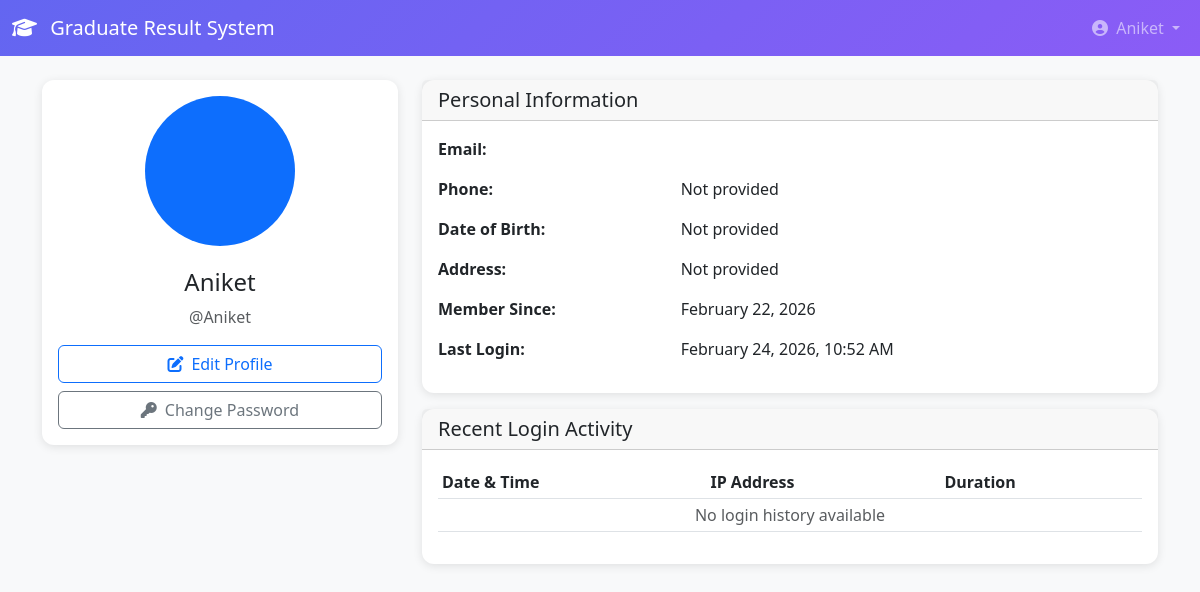
/profile/ (signed in), run on an earlier commit of the app's database.
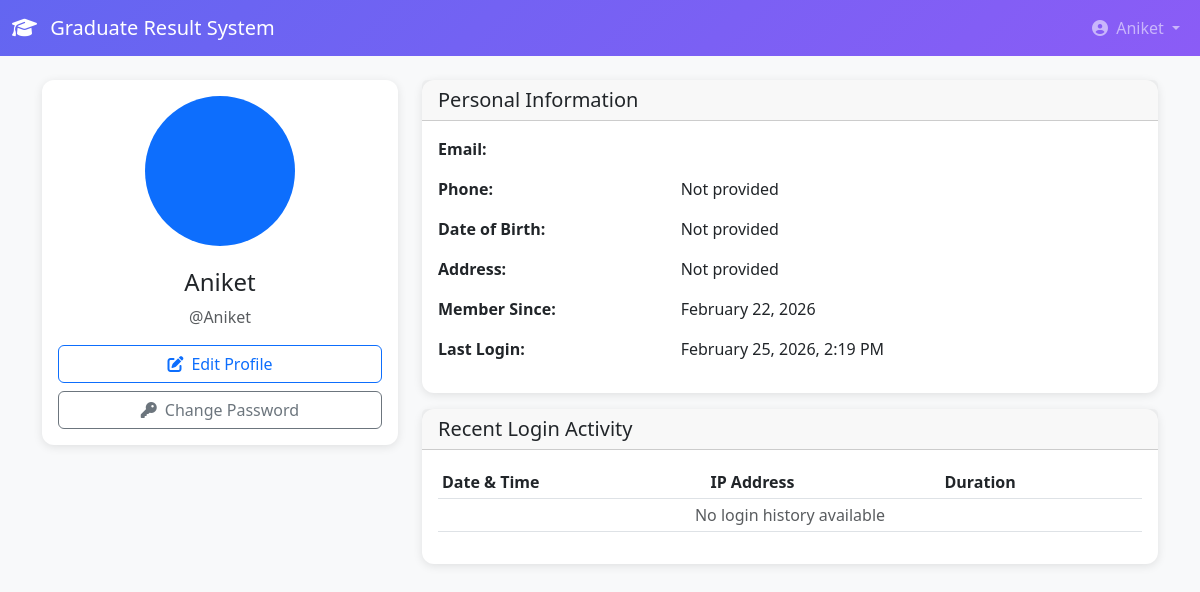
And on a later commit of the database.
### accounts/models.py (models this page shows, shortened)
class User(AbstractUser):
    ROLE_CHOICES = (
        ('admin', 'Admin'),
        ('teacher', 'Teacher'),
        ('student', 'Student'),
    )
    role = models.CharField(
        max_length=10,
        choices=ROLE_CHOICES,
        default='student'
    )
    phone_regex = RegexValidator(
        regex=r'^\+?1?\d{9,15}$',
        message="Phone number must be entered in the format: '+999999999'. Up to 15 digits allowed."
    )
    phone = models.CharField(
        validators=[phone_regex],
        max_length=17,
        blank=True,
        null=True
    )
    profile_picture = models.ImageField(
        upload_to='profiles/',
        blank=True,
        null=True,
        default='profiles/default.png'
    )
    address = models.TextField(blank=True, null=True)
    date_of_birth = models.DateField(blank=True, null=True)
    created_at = models.DateTimeField(auto_now_add=True)
    updated_at = models.DateTimeField(auto_now=True)
    is_verified = models.BooleanField(default=True)
    last_login_ip = models.GenericIPAddressField(blank=True, null=True)
    class Meta:
        db_table = 'users'
        ordering = ['-created_at']
    def get_full_name(self):
        full_name = f"{self.first_name} {self.last_name}"
        return full_name.strip() or self.username
    @property
    def is_admin(self):
        return self.role == 'admin'
    @property
    def is_teacher(self):
        return self.role == 'teacher'
    @property
    def is_student(self):
        return self.role == 'student'
    def get_profile(self):
        if self.is_student:
            return getattr(self, 'student_profile', None)
        elif self.is_teacher:
            return getattr(self, 'teacher_profile', None)
        return None

### accounts/views.py (the view)
# urls.py: path('profile/', views.profile_view, name='profile'),
@login_required
def profile_view(request):
    user = request.user
    profile = user.get_profile()
    recent_logins = LoginHistory.objects.filter(user=user).order_by('-login_time')[:10]
    context = {
        'user': user,
        'profile': profile,
        'recent_logins': recent_logins,
    }
    return render(request, 'accounts/profile.html', context)

### accounts/templates/accounts/profile.html (shortened to what the changed rows need)
{% extends 'base.html' %}
{% load static %}
{% block content %}
<div class="container py-4">
    <div class="row">
        <div class="col-md-4">
            <div class="card">
                <div class="card-body text-center">
                    {% if user.profile_picture %}
                        <img src="{{ user.profile_picture.url }}" alt="Profile" class="rounded-circle mb-3" width="150" height="150" style="object-fit: cover;">
                    {% else %}
                        <div class="rounded-circle bg-primary text-white d-inline-flex align-items-center justify-content-center mb-3" style="width: 150px; height: 150px; font-size: 48px;">
                        </div>
                    {% endif %}
                    <h4>{{ user.get_full_name }}</h4>
                    <p class="text-muted">@{{ user.username }}</p>
                    <div class="d-grid gap-2">
                        <a href="{% url 'profile_edit' %}" class="btn btn-outline-primary">
                        </a>
                        <a href="{% url 'change_password' %}" class="btn btn-outline-secondary">
                        </a>
                    </div>
                </div>
            </div>
        </div>
        <div class="col-md-8">
            <div class="card">
                <div class="card-body">
                    <div class="row mb-3">
                        <div class="col-sm-4"><strong>Phone:</strong></div>
                        <div class="col-sm-8">{{ user.phone|default:"Not provided" }}</div>
                    </div>
                    <div class="row mb-3">
                        <div class="col-sm-4"><strong>Date of Birth:</strong></div>
                        <div class="col-sm-8">{{ user.date_of_birth|default:"Not provided" }}</div>
                    </div>
                    <div class="row mb-3">
                        <div class="col-sm-4"><strong>Address:</strong></div>
                        <div class="col-sm-8">{{ user.address|default:"Not provided" }}</div>
                    </div>
                    <div class="row mb-3">
                        <div class="col-sm-4"><strong>Member Since:</strong></div>
                        <div class="col-sm-8">{{ user.date_joined|date:"F d, Y" }}</div>
                    </div>
                    <div class="row mb-3">
                        <div class="col-sm-4"><strong>Last Login:</strong></div>
                        <div class="col-sm-8">{{ user.last_login|date:"F d, Y, g:i A" }}</div>
                    </div>
                </div>
            </div>
            <div class="card mt-3">
                <div class="card-body">
                    <div class="table-responsive">
                        <table class="table table-sm">
                            <thead>
                                <tr>
                                    <th>Date & Time</th>
                                    <th>IP Address</th>
                                    <th>Duration</th>
                                </tr>
                            </thead>
                        </table>
                    </div>
                </div>
            </div>
        </div>
    </div>
</div>
{% endblock %}
{% block extra_css %}
<link rel="stylesheet" href="https://cdnjs.cloudflare.com/ajax/libs/font-awesome/6.4.0/css/all.min.css">
{% endblock %}

### templates/navbar.html (shortened to what this page needs)
<nav class="navbar navbar-expand-lg navbar-dark" style="background: linear-gradient(135deg, #6366f1 0%, #8b5cf6 100%);">
    <div class="container-fluid">
        <a class="navbar-brand" href="{% url 'redirect_dashboard' %}">
            <i class="fas fa-graduation-cap me-2"></i>
            Graduate Result System
        </a>
        <div class="collapse navbar-collapse" id="navbarNav">
            <ul class="navbar-nav">
                <li class="nav-item dropdown">
                    <a class="nav-link dropdown-toggle" href="#" id="userDropdown" role="button" data-bs-toggle="dropdown">
                        <i class="fas fa-user-circle me-1"></i>
                        {{ user.get_full_name }}
                    </a>
                </li>
            </ul>
        </div>
    </div>
</nav>

What changed in the data, as far as the page shows it:
changed User "Aniket": last_login "February 24, 2026, 10:52 AM" → "February 25, 2026, 2:19 PM"
